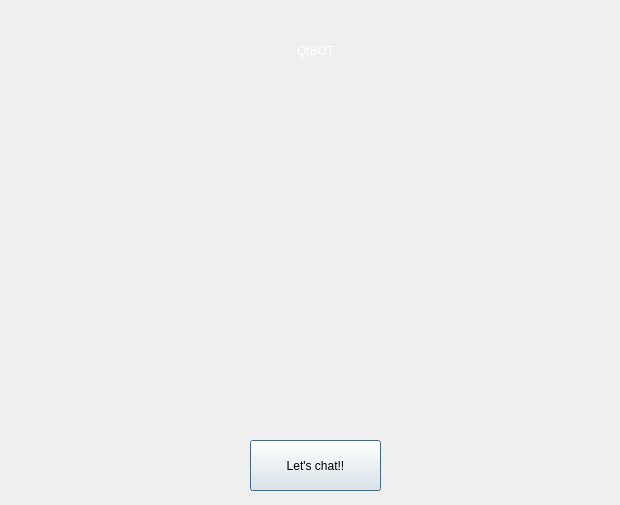
<?xml version="1.0" encoding="UTF-8"?>
<ui version="4.0">
 <class>First</class>
 <widget class="QDialog" name="First">
  <property name="geometry">
   <rect>
    <x>0</x>
    <y>0</y>
    <width>620</width>
    <height>505</height>
   </rect>
  </property>
  <property name="windowTitle">
   <string>Dialog</string>
  </property>
  <property name="layoutDirection">
   <enum>Qt::LeftToRight</enum>
  </property>
  <property name="styleSheet">
   <string notr="true">border-image: url(:/image/Border.png);</string>
  </property>
  <widget class="QPushButton" name="pushButton">
   <property name="geometry">
    <rect>
     <x>250</x>
     <y>440</y>
     <width>131</width>
     <height>51</height>
    </rect>
   </property>
   <property name="sizePolicy">
    <sizepolicy hsizetype="Minimum" vsizetype="Preferred">
     <horstretch>0</horstretch>
     <verstretch>0</verstretch>
    </sizepolicy>
   </property>
   <property name="styleSheet">
    <string notr="true">border-image: url(:/image/turquoise-side-gradient.jpg);
font: 700 12pt &quot;Times New Roman&quot;;</string>
   </property>
   <property name="text">
    <string>Let's chat!!</string>
   </property>
  </widget>
  <widget class="QLabel" name="label_pic">
   <property name="geometry">
    <rect>
     <x>150</x>
     <y>100</y>
     <width>331</width>
     <height>331</height>
    </rect>
   </property>
   <property name="text">
    <string/>
   </property>
  </widget>
  <widget class="QLabel" name="label">
   <property name="geometry">
    <rect>
     <x>150</x>
     <y>20</y>
     <width>331</width>
     <height>61</height>
    </rect>
   </property>
   <property name="toolTip">
    <string>&lt;html&gt;&lt;head/&gt;&lt;body&gt;&lt;p align=&quot;center&quot;&gt;&lt;span style=&quot; font-weight:700; text-decoration: underline;&quot;&gt;QtBOT&lt;/span&gt;&lt;/p&gt;&lt;/body&gt;&lt;/html&gt;</string>
   </property>
   <property name="styleSheet">
    <string notr="true">font: 700 32pt &quot;Times New Roman&quot;;
color: rgb(255, 255, 255);
</string>
   </property>
   <property name="text">
    <string>QtBOT</string>
   </property>
   <property name="scaledContents">
    <bool>false</bool>
   </property>
   <property name="alignment">
    <set>Qt::AlignCenter</set>
   </property>
   <property name="wordWrap">
    <bool>false</bool>
   </property>
   <property name="margin">
    <number>0</number>
   </property>
  </widget>
 </widget>
 <resources/>
 <connections/>
</ui>
